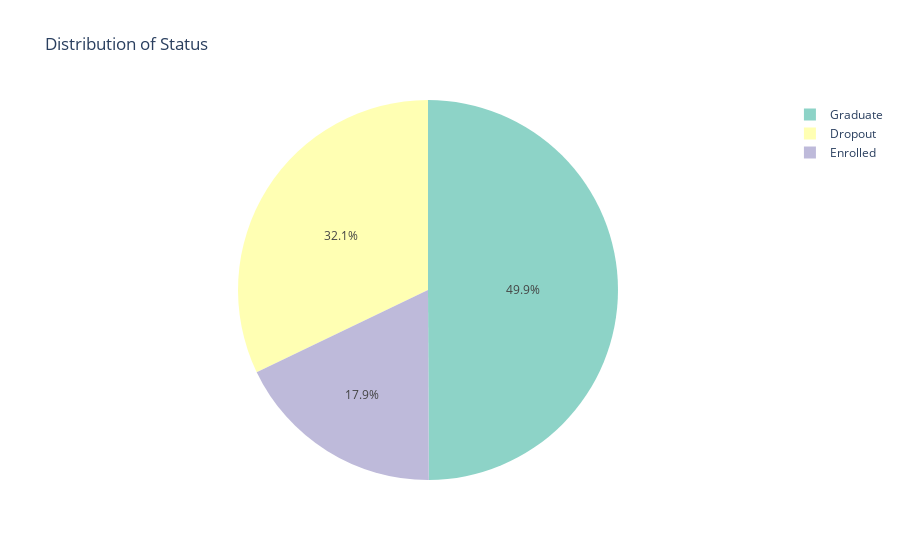

Notebook source saved alongside this figure:
### Markdown cell above
**Q1 Berapa perbandingan antara siswa yang dropout dengan yang lulus dan terdaftar?**

### Code cell
status_counts = decoded_df['Status'].value_counts().reset_index()
status_counts.columns = ['Status', 'Count']
fig = px.pie(status_counts, values='Count', 
             names='Status',
             title='Distribution of Status',
             color_discrete_sequence=px.colors.qualitative.Set3)
fig.show()

### Figure 1 — Plotly figure (JSON) as saved in the notebook; plotly's stock layout.template omitted (floating-point values rounded to 4 significant figures)
{"data": [{"domain": {"x": [0, 1], "y": [0, 1]}, "hovertemplate": "Status=%{label}<br>Count=%{value}<extra></extra>", "labels": ["Graduate", "Dropout", "Enrolled"], "legendgroup": "", "name": "", "showlegend": true, "type": "pie", "values": [2209, 1421, 794]}], "layout": {"legend": {"tracegroupgap": 0}, "piecolorway": ["rgb(141,211,199)", "rgb(255,255,179)", "rgb(190,186,218)", "rgb(251,128,114)", "rgb(128,177,211)", "rgb(253,180,98)", "rgb(179,222,105)", "rgb(252,205,229)", "rgb(217,217,217)", "rgb(188,128,189)", "rgb(204,235,197)", "rgb(255,237,111)"], "title": {"text": "Distribution of Status"}}}
